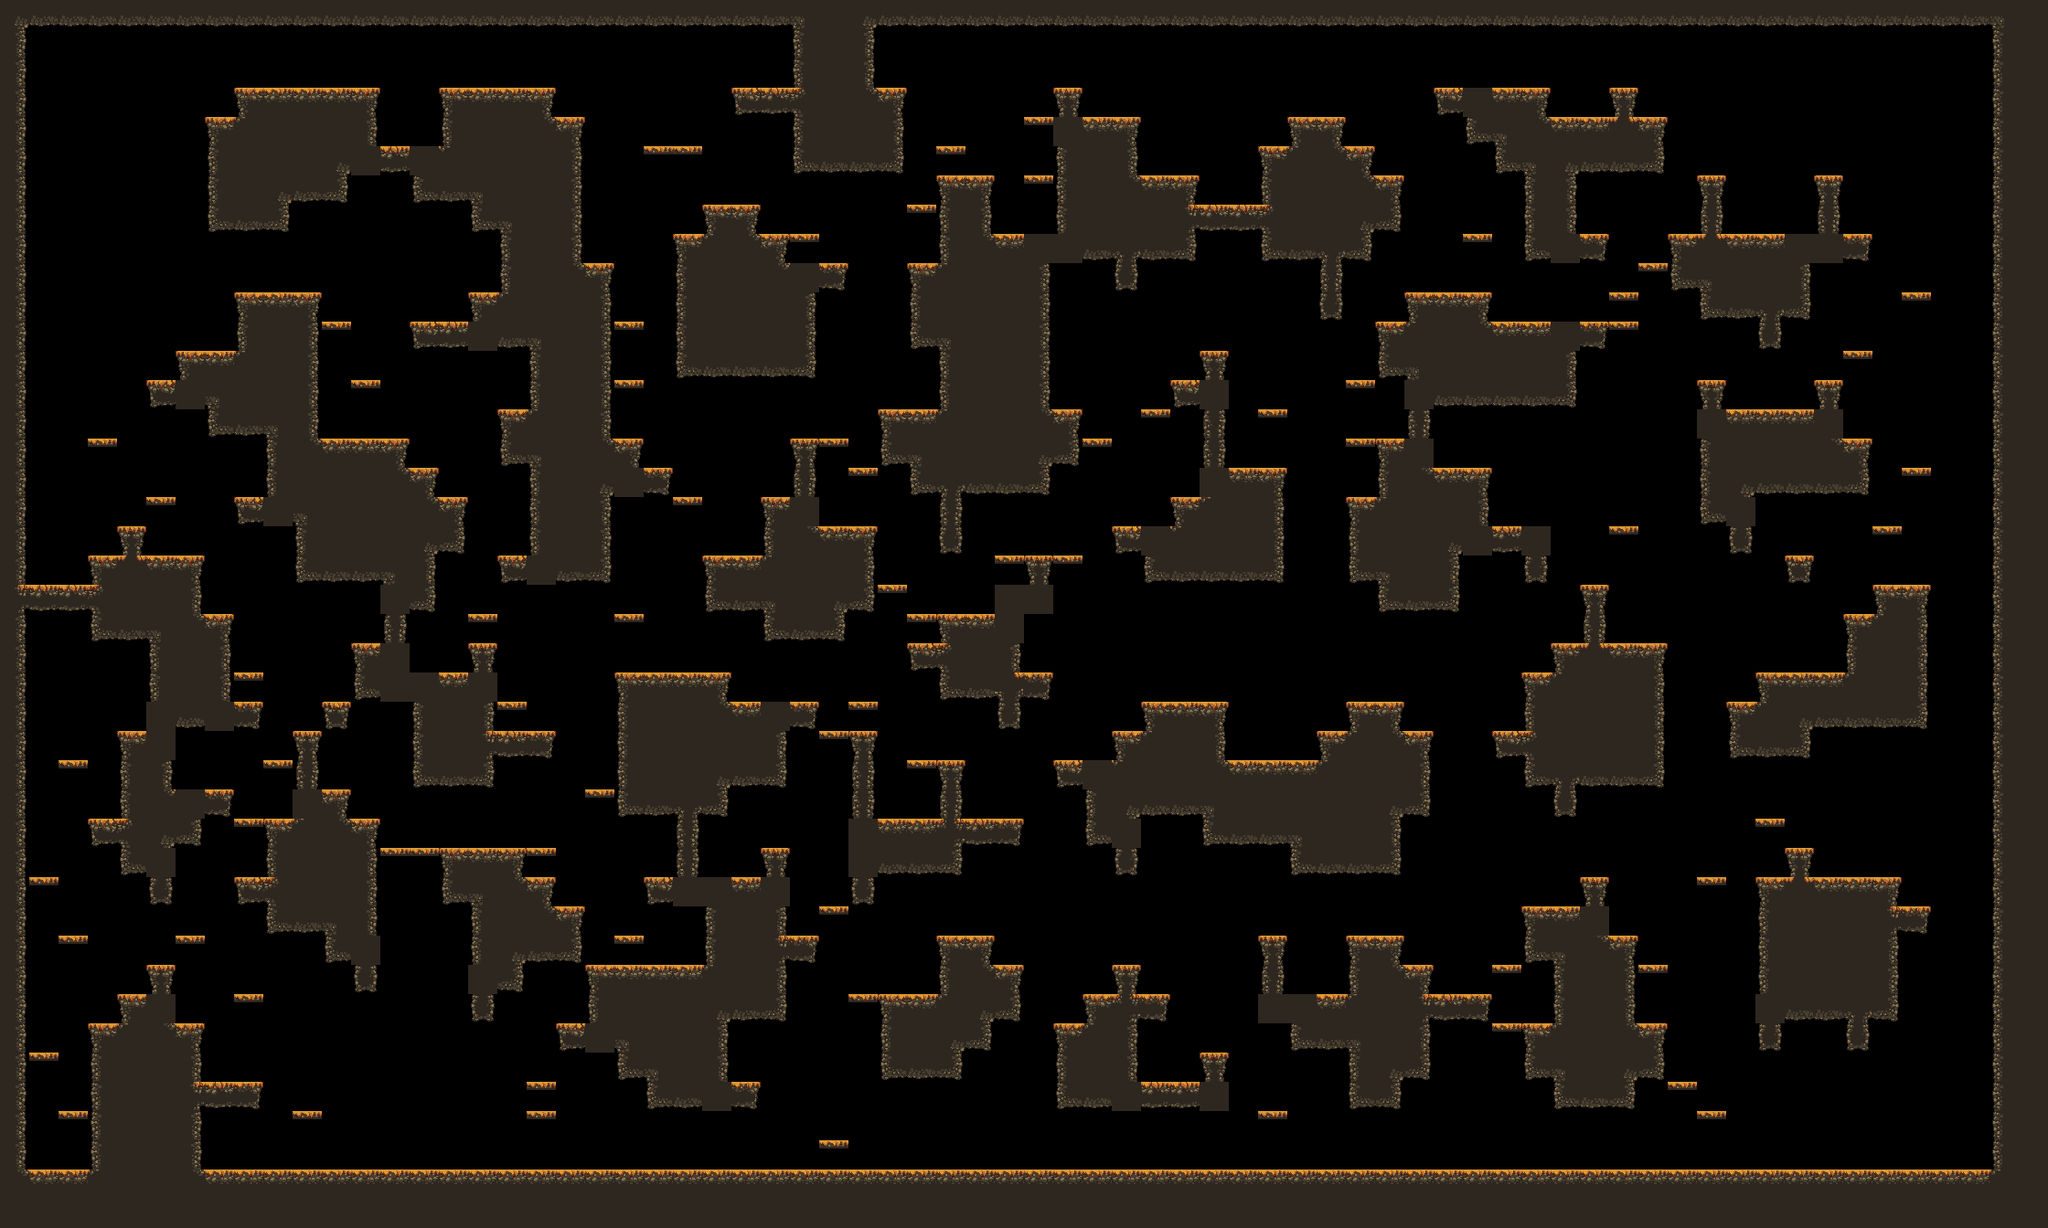

This game map was drawn from its Tiled (.tmx) file and the tilesets committed beside it. A one-line description and the trimmed map source follow:
An orthogonal 70x42 tile map with 32x32 px tiles, 1 tile layer (main) and 17 objects (9x spawn, spawnPlayer0, spawnCrown0, spawnPlayer1, spawnCrown1, ...).

<map compressionlevel="0" height="42" infinite="0" nextlayerid="3" nextobjectid="4" orientation="orthogonal" renderorder="right-down" tiledversion="1.3.2" tileheight="32" tilewidth="32" version="1.2" width="70">
 <tileset firstgid="1" source="forest_fall_tile_set.tsx" />
 <layer height="42" id="1" name="main" width="70">
  <data>[2940 cells, 1310 non-empty, 27 distinct tile ids]</data>
 </layer>
 <objectgroup id="2" name="objects"><object id="1" name="spawnPlayer0" x="160" y="368.0" /><object id="2" name="spawnCrown0" x="448" y="112.0" /><object id="3" name="spawnPlayer1" x="1824" y="80.0" /><object id="4" name="spawnCrown1" x="1952" y="208.0" /><object id="5" name="spawnPlayer2" x="96" y="1072.0" /><object id="6" name="spawnCrown2" x="64" y="1232.0" /><object id="7" name="spawnPlayer3" x="2080" y="1232.0" /><object id="8" name="spawnCrown3" x="2112" y="1232.0" /><object id="9" name="spawn" x="1536" y="144.0" /><object id="10" name="spawn" x="224" y="336.0" /><object id="11" name="spawn" x="480" y="1232.0" /><object id="12" name="spawn" x="1664" y="944.0" /><object id="13" name="spawn" x="128" y="1040.0" /><object id="14" name="spawn" x="1440" y="1232.0" /><object id="15" name="spawn" x="1152" y="1072.0" /><object id="16" name="spawn" x="1312" y="1104.0" /><object id="17" name="spawn" x="448" y="1232.0" /></objectgroup></map>
